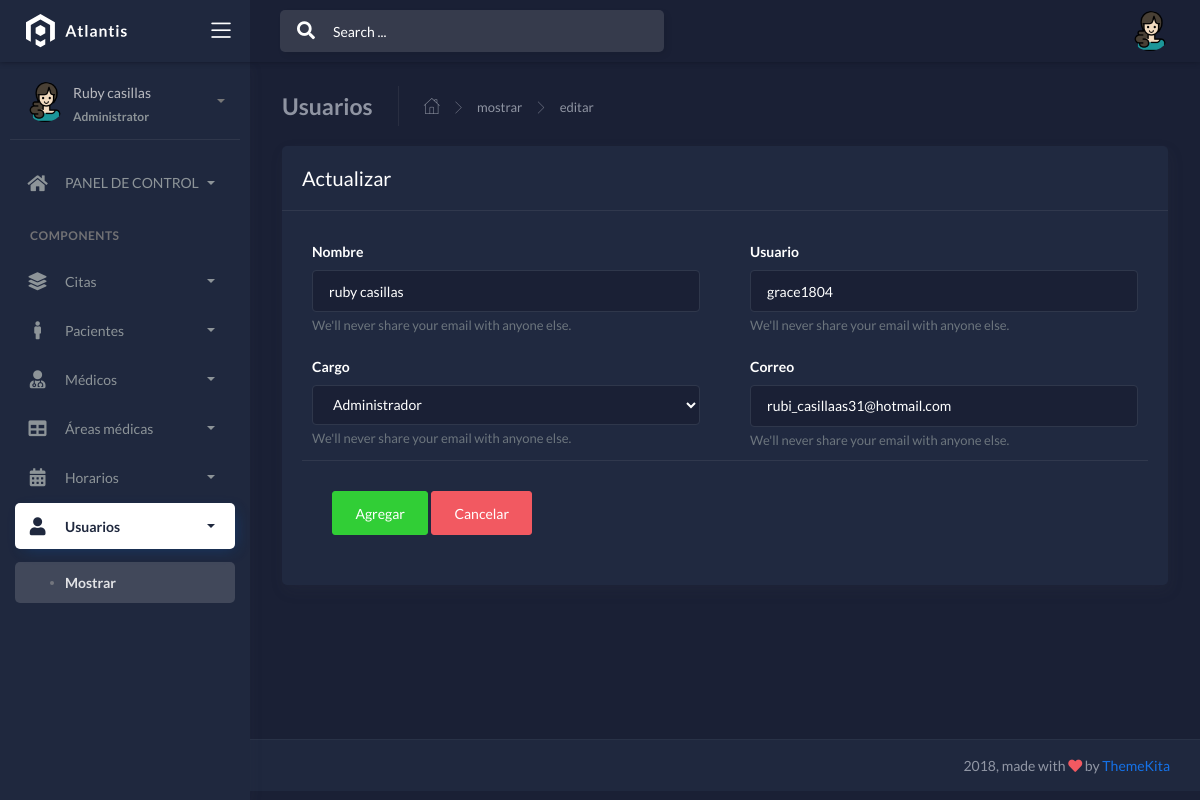
/frontend/usuarios/edit.php?id=1 (signed in), run on the app's committed database.
### tables this page shows
CREATE TABLE `usuarios` (
  `id` int(11) NOT NULL,
  `nombre` varchar(100) NOT NULL,
  `usuario` varchar(15) NOT NULL,
  `email` varchar(50) NOT NULL,
  `clave` varchar(255) NOT NULL,
  `cargo` char(1) NOT NULL
);

### frontend/usuarios/edit.php (the view, shortened to what this page needs)
<?php if(isset($_SESSION['id'])) { ?>
<!DOCTYPE html>
<html lang="es">
<head>
     <link rel="stylesheet" href="../../backend/css/bootstrap.min.css">
     <link rel="stylesheet" href="../../backend/css/atlantis.min.css">
     <link rel="stylesheet" href="../../backend/css/demo.css">
</head>
<body data-background-color="dark">
     <div class="wrapper">
          <div class="main-header">
               <div class="logo-header" data-background-color="dark2">
                    <a href="../administrador/escritorio.php" class="logo">
                         <img src="../../backend/img/logo.svg" alt="navbar brand" class="navbar-brand">
                    </a>
                    <div class="nav-toggle">
                         <button class="btn btn-toggle toggle-sidebar">
                              <i class="icon-menu"></i>
                         </button>
                    </div>
               </div>
               <nav class="navbar navbar-header navbar-expand-lg" data-background-color="dark">
                    <div class="container-fluid">
                         <div class="collapse" id="search-nav">
                              <form class="navbar-left navbar-form nav-search mr-md-3">
                                   <div class="input-group">
                                        <div class="input-group-prepend">
                                             <button type="submit" class="btn btn-search pr-1">
                                                  <i class="fa fa-search search-icon"></i>
                                             </button>
                                        </div>
                                        <input type="text" placeholder="Search ..." class="form-control">
                                   </div>
                              </form>
                         </div>
                         <ul class="navbar-nav topbar-nav ml-md-auto align-items-center">
                              <li class="nav-item dropdown hidden-caret">
                                   <a class="dropdown-toggle profile-pic" data-toggle="dropdown" href="#" aria-expanded="false">
                                        <div class="avatar-sm">
                                             <img src="../../backend/img/mujer.png" alt="..." class="avatar-img rounded-circle">
                                        </div>
                                   </a>
                              </li>
                         </ul>
                    </div>
               </nav>
          </div>
          <div class="sidebar sidebar-style-2" data-background-color="dark2">
               <div class="sidebar-wrapper scrollbar scrollbar-inner">
                    <div class="sidebar-content">
                         <div class="user">
                              <div class="avatar-sm float-left mr-2">
                                   <img src="../../backend/img/mujer.png" alt="..." class="avatar-img rounded-circle">
                              </div>
                              <div class="info">
                                   <a data-toggle="collapse" href="#collapseExample" aria-expanded="true">
                                        <span>
                                             <?php echo ucfirst($_SESSION['nombre']); ?>
                                             <span class="user-level">Administrator</span>
                                             <span class="caret"></span>
                                        </span>
                                   </a>
                              </div>
                         </div>
                         <ul class="nav nav-primary">
                              <li class="nav-item">
                                   <a data-toggle="collapse" href="#dashboard" class="collapsed" aria-expanded="false">
                                        <i class="fas fa-home"></i>
                                        <p>PANEL DE CONTROL</p>
                                        <span class="caret"></span>
                                   </a>
                              </li>
                              <li class="nav-section">
                                   <h4 class="text-section">Components</h4>
                              </li>
                              <li class="nav-item">
                                   <a data-toggle="collapse" href="#base">
                                        <i class="fas fa-layer-group"></i>
                                        <p>Citas</p>
                                        <span class="caret"></span>
                                   </a>
                              </li>
                              <li class="nav-item">
                                   <a data-toggle="collapse" href="#sidebarLayouts">
                                        <i class="fas fa-male"></i>
                                        <p>Pacientes</p>
                                        <span class="caret"></span>
                                   </a>
                              </li>
                              <li class="nav-item">
                                   <a data-toggle="collapse" href="#forms">
                                        <i class="fas fa-user-md"></i>
                                        <p>Médicos</p>
                                        <span class="caret"></span>
                                   </a>
                              </li>
                              <li class="nav-item">
                                   <a data-toggle="collapse" href="#bn">
                                        <i class="fas fa-table"></i>
                                        <p>Áreas médicas</p>
                                        <span class="caret"></span>
                                   </a>
                              </li>
                              <li class="nav-item">
                                   <a data-toggle="collapse" href="#calendar">
                                        <i class="fas fa-calendar-alt"></i>
                                        <p>Horarios</p>
                                        <span class="caret"></span>
                                   </a>
                              </li>
                              <li class="nav-item active submenu">
                                   <a data-toggle="collapse" href="#tables">
                                        <i class="fas fa-user"></i>
                                        <p>Usuarios</p>
                                        <span class="caret"></span>
                                   </a>
                                   <div class="collapse show" id="tables">
                                        <ul class="nav nav-collapse">
                                             <li class="active">
                                                  <a href="../usuarios/mostrar.php">
                                                       <span class="sub-item">Mostrar</span>
                                                  </a>
                                             </li>
                                        </ul>
                                   </div>
                              </li>
                         </ul>
                    </div>
               </div>
          </div>
<div class="main-panel">
     <div class="content">
     <div class="page-inner">
     <div class="page-header">
          <h4 class="page-title">Usuarios</h4>
          <ul class="breadcrumbs">
               <li class="nav-home">
                    <a href="../administrador/escritorio.php">
                         <i class="flaticon-home"></i>
                    </a>
               </li>
               <li class="separator">
                    <i class="flaticon-right-arrow"></i>
               </li>
               <li class="nav-item">
                    <a href="../usuarios/mostrar.php">mostrar</a>
               </li>
                <li class="separator">
                    <i class="flaticon-right-arrow"></i>
               </li>
               <li class="nav-item">
                    <a href="#">editar</a>
               </li>
          </ul>
          </div>
            <div class="row">
               <div class="col-md-12">
                 <div class="card">
               <div class="card-header">
                    <div class="card-title">Actualizar</div>
               </div>
               <div class="card-body">
               <?php
require '../../backend/db/config.php';
 $id = $_GET['id'];
 $sentencia = $connect->prepare("SELECT * FROM usuarios  WHERE id= '$id';");
 $sentencia->execute();
$data =  array();
if($sentencia){
  while($r = $sentencia->fetchObject()){
    $data[] = $r;
  }
}
   ?>
   <?php if(count($data)>0):?>
        <?php foreach($data as $d):?>
               <form action="" enctype="multipart/form-data" method="POST"  autocomplete="off">
                 <div class="row">
                  <div class="col-md-6 col-lg-6">
                     <div class="form-group">
                    <label for="email2">Nombre</label>
                    <input type="text" required class="form-control" name="namees" value="<?php echo $d->nombre  ?>" placeholder="Enter Email">
               <small id="emailHelp2" class="form-text text-muted">We'll never share your email with anyone else.</small>
                    </div>
                  </div>
                  <div class="col-md-6 col-lg-6">
                     <div class="form-group">
                    <label for="email2">Usuario</label>
                    <input type="text" required class="form-control" name="nameusua" value="<?php echo $d->usuario  ?>" placeholder="Enter Email">
               <small id="emailHelp2" class="form-text text-muted">We'll never share your email with anyone else.</small>
                    </div>
                  </div>
                 </div>
                 <div class="row">
                    <div class="col-md-6 col-lg-6">
                     <div class="form-group">
                    <label for="email2">Cargo</label>
                    <select class="form-control" name="usucarg">
                    <option value="<?php echo $d->cargo  ?>">Administrador</option>
               </select>
               <small id="emailHelp2" class="form-text text-muted">We'll never share your email with anyone else.</small>
                    </div>
                  </div>
                  <div class="col-md-6 col-lg-6">
                     <div class="form-group">
                    <label for="email2">Correo</label>
                    <input type="email" required class="form-control" name="emaiusu" value="<?php echo $d->email  ?>" placeholder="Enter Email">
               <small id="emailHelp2" class="form-text text-muted">We'll never share your email with anyone else.</small>
                    </div>
                  </div>
                 </div>
                 <div class="card-action">
                         <button type="submit" name="upd_user" class="btn btn-success">Agregar</button>
                         <button class="btn btn-danger">Cancelar</button>
                    </div>
               </form>
                <?php endforeach; ?>
    <?php else:?>
         <div class="alert alert-dark" role="alert">
   No hay datos.
</div>
    <?php endif; ?>
               </div>
                 </div>
               </div>
          </div>
        </div>
    </div>
               <footer class="footer">
                    <div class="container-fluid">
                         <div class="copyright ml-auto">
                              2018, made with <i class="fa fa-heart heart text-danger"></i> by <a href="https://www.themekita.com">ThemeKita</a>
                         </div>
                    </div>
               </footer>
          </div>
     </div>
</body>
</html>
<?php }else{
    header('Location: ../login.php');
 } ?>

### data on the page
usuarios: namees "ruby casillas", nameusua "grace1804", emaiusu "rubi_casillaas31@hotmail.com"

### other printed values
$_SESSION['nombre'] "Ruby casillas"
